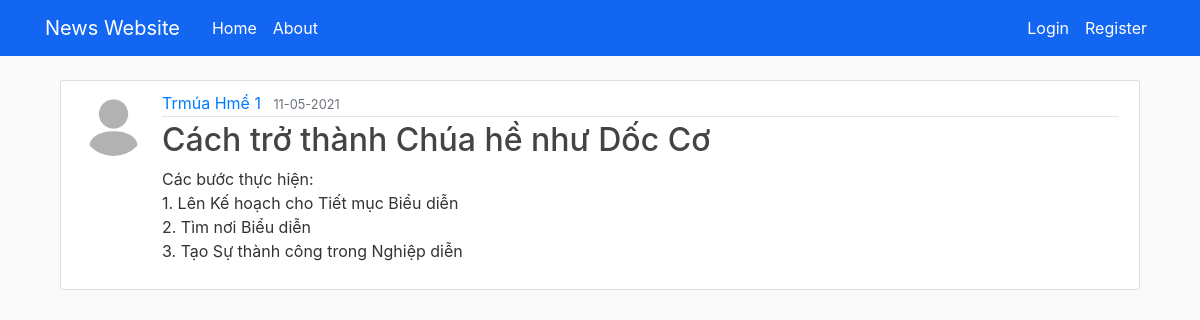
The app's page /article/1 with its own data.
### flasknews/models.py (models this page shows, shortened)
class User(db.Model, UserMixin):
    id = db.Column(db.Integer, primary_key=True)
    type_user = db.Column(db.Integer, default = 0)
    is_male = db.Column(db.Integer, default = 1)
    description = db.Column(db.String(240), nullable = False, default= "Hi, I'm a new user")
    username = db.Column(db.String(20), unique=True, nullable=False)
    email = db.Column(db.String(120), unique=True, nullable=False)
    image_file = db.Column(db.String(20), nullable=False, default='default.jpg')
    password = db.Column(db.String(60), nullable=False)
    posts = db.relationship('Post', backref='author', lazy=True)

class Post(db.Model):
    id = db.Column(db.Integer, primary_key=True)
    title = db.Column(db.String(50), nullable=False)
    description = db.Column(db.String(100), nullable = False)
    date_posted = db.Column(db.DateTime, nullable=False, default=datetime.utcnow)
    content = db.Column(db.Text, nullable=False)
    user_id = db.Column(db.Integer, db.ForeignKey('user.id'), nullable=False)

### flasknews/routes.py (the view)
@app.route("/article/<int:post_id>")
def article(post_id):
    post = Post.query.get_or_404(post_id)
    return render_template('article.html', title = post.title, post = post)

### flasknews/templates/article.html (shortened to what this page needs)
{% extends "layout.html" %}
{% block content %}
<article class="media content-section">
    <img class="rounded-circle article-img"
        src="{{ url_for('static', filename='profile_pics/' + post.author.image_file) }}">
    <div class="media-body">
        <div class="article-metadata">
            <a class="mr-2" href="#">{{ post.author.username }}</a>
            <small class="text-muted">{{ post.date_posted.strftime('%d-%m-%Y') }}</small>
        </div>
        <h2 class='article-title'>{{ post.title }}</h2>
        <p class="article-content">{{ post.content }}</p>
    </div>
</article>
{% endblock content%}

### flasknews/static/main.css (style rules this page uses)
body { background: #fafafa; color: #333333; margin-top: 5rem; }
h1, h2, h3, h4, h5, h6 { color: #444444; }
.content-section { background: #ffffff; padding: 10px 20px; border: 1px solid #dddddd; border-radius: 3px; margin-bottom: 20px; }
.article-title { color: #444444; }
.article-content { white-space: pre-line; }
.article-img { height: 65px; width: 65px; margin-right: 16px; }
.article-metadata { padding-bottom: 1px; margin-bottom: 4px; border-bottom: 1px solid #e3e3e3 }

### records on screen
User: image_file (placeholder picture), author.username "Trmúa Hmề 1"
Post: date_posted "11-05-2021", title "Cách trở thành Chúa hề như Dốc Cơ", content "Các bước thực hiện: 1. Lên Kế hoạch cho Tiết mục Biểu diễn 2. Tìm nơi Biểu diễn 3. Tạo Sự thành công trong Nghiệp diễn"
